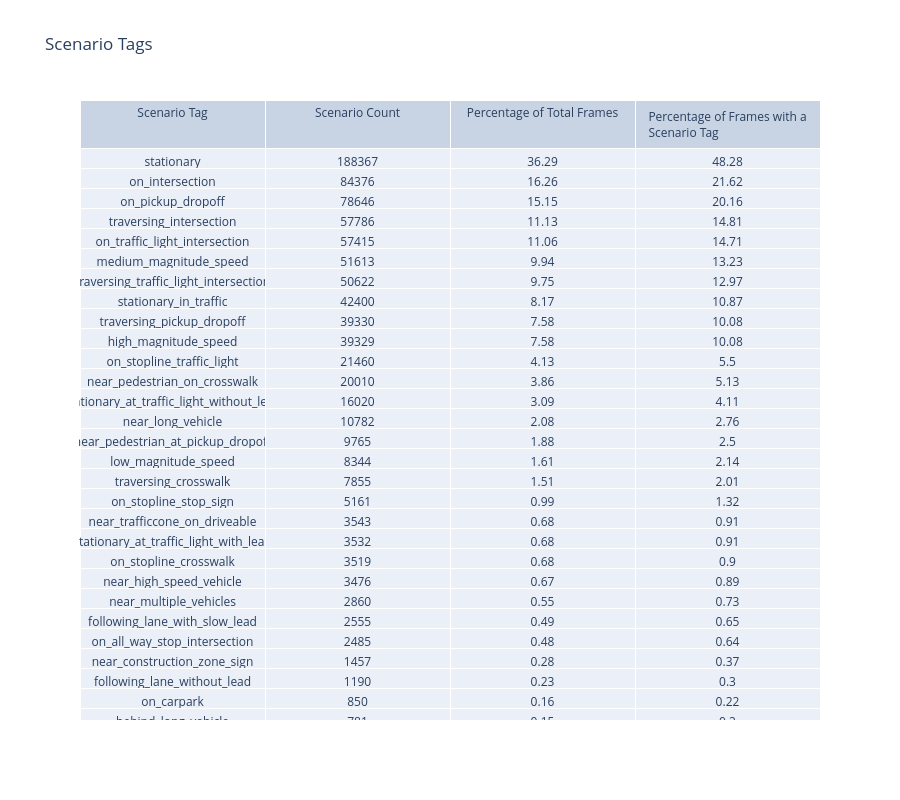

Here is the notebook cell this chart was saved with:
### Code cell
import plotly.graph_objects as go

fig = go.Figure()

fig.add_trace(
    go.Table(
        header=dict(
            values=[
                "Scenario Tag", 
                "Scenario Count", 
                "Percentage of Total Frames", 
                "Percentage of Frames with a Scenario Tag"
            ]
        ),
        cells=dict(
            values=[
                df['scenario_tag'], 
                df['scenario_count'], 
                df['percentage_of_total_frames'],
                df['percentage_of_scenario_frames']
            ]
        )
    )
)

fig.update_layout(
    title='Scenario Tags',
    height=800,
    showlegend=False,
)
fig.show()

### Figure 1 — Plotly figure (JSON) as saved in the notebook; plotly's stock layout.template omitted (floating-point values rounded to 4 significant figures; data arrays with more than 128 entries replaced by an {"elided": "..."} marker saying what was removed)
{"data": [{"cells": {"values": {"elided": "4x67 mixed values"}}, "header": {"values": ["Scenario Tag", "Scenario Count", "Percentage of Total Frames", "Percentage of Frames with a Scenario Tag"]}, "type": "table"}], "layout": {"height": 800, "showlegend": false, "title": {"text": "Scenario Tags"}}}
